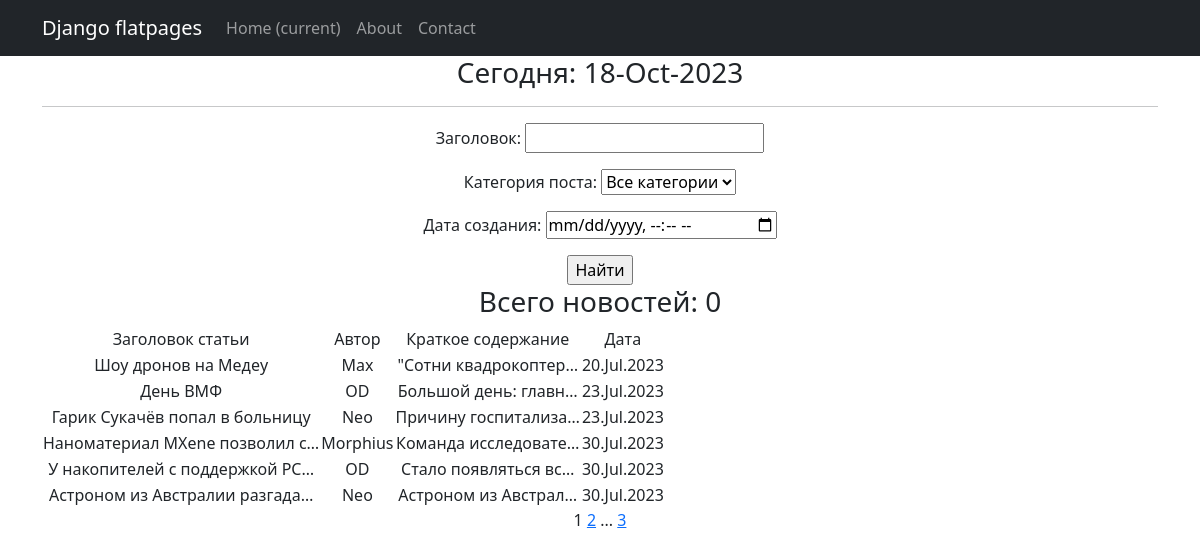
The app's page /news/search/ with its own data.
### news/models.py (models this page shows, shortened)
class Post(models.Model):
    author = models.ForeignKey(Author, on_delete=models.CASCADE)
    NEWS= 'NW'
    ARTICLE= 'AR'
    CATEGORY_CHOICES = (
        (NEWS, 'Новость'),
        (ARTICLE, 'Статья'),
    )
    categoryType = models.CharField(max_length= 2, choices=CATEGORY_CHOICES, default=NEWS)
    dateCreation = models.DateTimeField(auto_now_add=True)
    postCategory = models.ManyToManyField(Category, through='PostCategory')
    title = models.CharField(max_length=128)
    text =  models.TextField()
    rating = models.SmallIntegerField(default=0)

class Author(models.Model):
    authorUser = models.OneToOneField(User, on_delete=models.CASCADE)
    ratingAuthor = models.SmallIntegerField(default=0)

### news/views.py (the view)
class NewSearch(ListView):
    model= Post
    ordering= 'dateCreation'
    template_name = 'flatpages/search.html'
    context_object_name= 'search'
    paginate_by = 6
    def get_queryset(self):
       queryset = super().get_queryset()
       self.filterset = PostFilter(self.request.GET, queryset)
       return self.filterset.qs
    def get_context_data(self, **kwargs):
        context = super().get_context_data(**kwargs)
        context['filterset'] = self.filterset
        context['time_now'] = datetime.utcnow()
        return context

### news/models.py (called while the page is built)
    def __str__(self) :
        return self.name

### news/templatetags/custom_filters.py (called while the page is built)
@register.filter()
def censor(sentence):
    text = sentence.split()
    for i, word in enumerate(text):
        if word in blacklist:
            text[i] = word[0] + '***'
    return ' '.join(text)

### templates/flatpages/search.html (shortened to what this page needs)
{% extends 'flatpages/default.html' %}
{% load custom_filters %}!
{% block content %}
<h3>Сегодня: {{ time_now|date:'d-M-Y' }}</h3>
<hr>
  <form action="" method="get">
       {{ filterset.form.as_p }}
       <input type="submit" value="Найти" />
   </form>
<h3>Всего новостей: {{ posts|length }}</h3>
{% if search %}
<table>
        <tr>
        <td>Заголовок статьи</td>
        <td>Автор</td>
        <td>Краткое содержание</td>
        <td>Дата</td>
        </tr>
        {% for post in search %}
        <tr>
        <td>{{post.title|censor | truncatechars:30}} </td>
        <td>{{post.author.authorUser}}</td>
        <td>{{post.text| truncatechars:20}}</td>
        <td>{{post.dateCreation | date:'d.M.Y'}} </td>
        </tr>
        {% endfor %}
</table>
{% else %}
<h2>Вдохновение кончилось!</h2>
{% endif %}
{{ page_obj.number }}
{% if page_obj.has_next %}
    <a href="?page={{ page_obj.next_page_number }}">{{ page_obj.next_page_number }}</a>
    {% if paginator.num_pages != page_obj.next_page_number %}
        ...
        <a href="?page={{ page_obj.paginator.num_pages }}">{{ page_obj.paginator.num_pages }}</a>
    {% endif %}
{% endif %}
{% endblock content %}

### records on screen
Post: title|censor "Шоу дронов на Медеу", author.authorUser "Max", text "\"Сотни квадрокоптер…", dateCreation "20.Jul.2023"
Post: title|censor "День ВМФ", author.authorUser "OD", text "Большой день: главн…", dateCreation "23.Jul.2023"
Post: title|censor "Гарик Сукачёв попал в больницу", author.authorUser "Neo", text "Причину госпитализа…", dateCreation "23.Jul.2023"
Post: title|censor "Наноматериал MXene позволил с…", author.authorUser "Morphius", text "Команда исследовате…", dateCreation "30.Jul.2023"
Post: title|censor "У накопителей с поддержкой PC…", author.authorUser "OD", text "Стало появляться вс…", dateCreation "30.Jul.2023"
Post: title|censor "Астроном из Австралии разгада…", author.authorUser "Neo", text "Астроном из Австрал…", dateCreation "30.Jul.2023"

### other values on screen
{{ time_now|date:'d-M-Y' }} "18-Oct-2023"
{{ posts|length }} "0"
{{ page_obj.number }} "1"
{{ page_obj.next_page_number }} "2"
{{ page_obj.paginator.num_pages }} "3"
